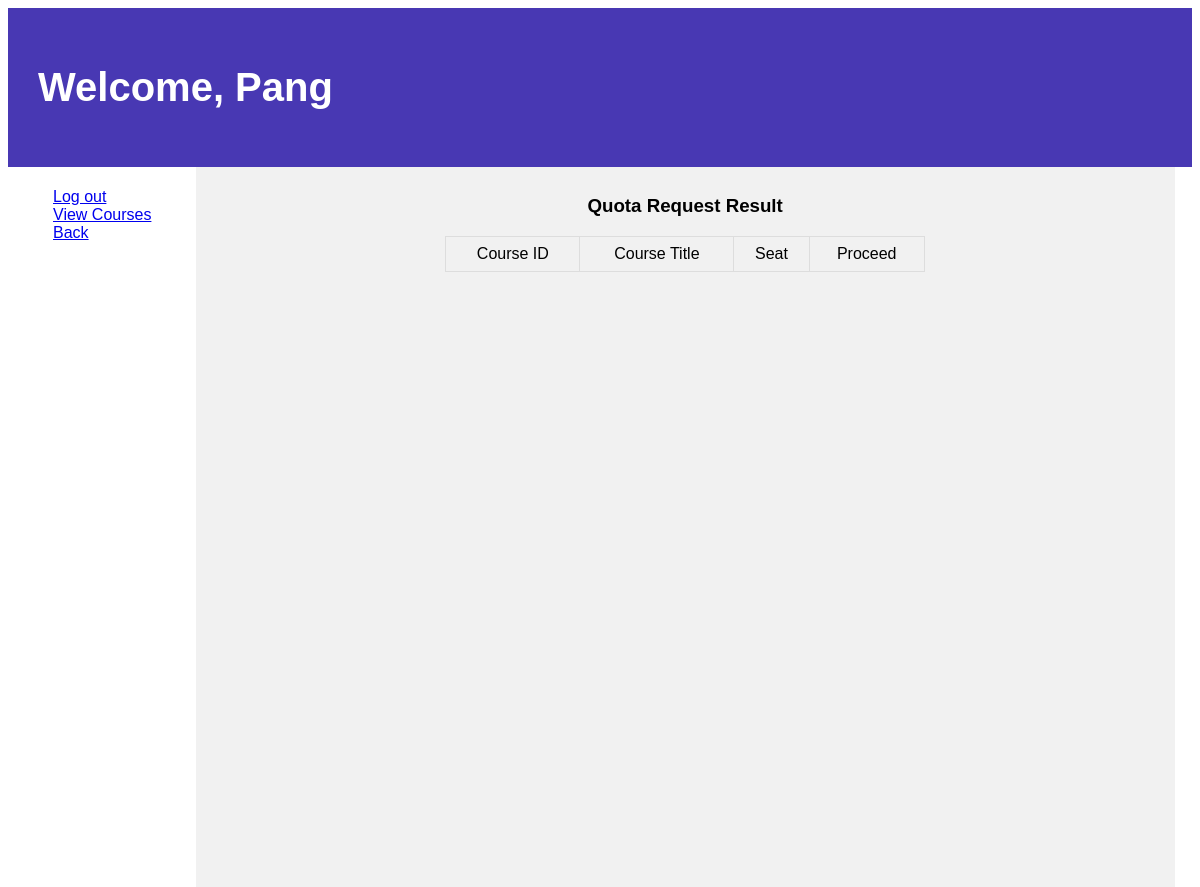
The page /quota/ (signed in) on the database as committed earlier.
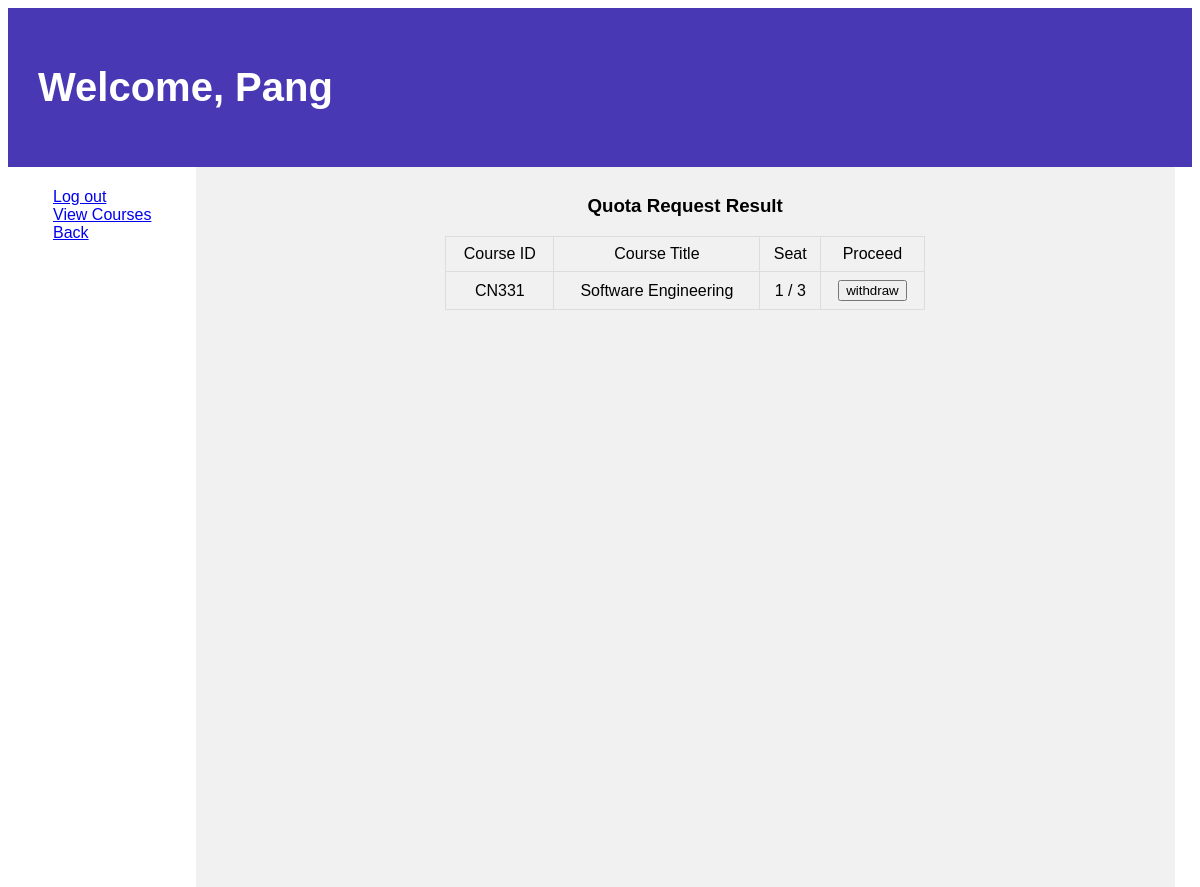
The same page on the database as committed later.
### courses/models.py (models this page shows, shortened)
class Course(models.Model):
    c_id = models.CharField(max_length=5, unique=True, default="CN000")
    title = models.CharField(max_length=64, null=True, blank=True)
    semmester = models.IntegerField(null=True, blank=True)
    year = models.IntegerField(null=True, blank=True)
    seat_count = models.IntegerField(default=0, null=True, blank=True)
    max_seat = models.IntegerField(null=True, blank=True)
    quota = models.BooleanField(default=True)
    attend = models.ManyToManyField(User, blank=True)

### students/views.py (the view)
# urls.py: path('quota/', views.quota, name='quota'),
def quota(request):
    course = Course.objects.all()
    User = get_user_model()
    users = User.objects.all()
    return render(request, "students/quota.html", {
        "course": course,
        "User" : users
    })

### students/templates/students/quota.html (shortened to what this page needs)
{% extends 'students/layout.html' %}
{% block body %}
<header>
  <h1> Welcome, {{ request.user.first_name }}</h1>
</header>
<section>
  <nav>
    <ul>
      <a href="{% url 'logout' %}">Log out</a>
      <br>
      <a href="{% url 'c_index' %}">View Courses</a>
      <br>
      <a href="{% url 'index' %}">Back</a>
    </ul>
  </nav>
  <article>
    <h3 align="center">Quota Request Result</h3>
    <table style="width:50%" align="center">
          <thead>
              <tr align="center">
                  <td>Course ID</td>
                  <td>Course Title</td>
                  <td>Seat</td>
                  <td>Proceed</td>
              </tr>
          </thead>
          {% for class in course %}
          {% if request.user in class.attend.all %}
          <tbody>
              <tr align="center">
                  <td>{{ class.c_id }}</td>
                  <td>{{ class.title }}</td>
                  <td>{{ class.seat_count }} / {{class.max_seat}}</td>
                  <td><form action="{% url 'cancel' class.id %}" method="POST">
                  <input type="submit" value="withdraw">
                </td>
              </tr>
          </tbody>
          {% endif%}
          {% endfor %}
    </table>
  </article>
</section>
{% endblock %}

Rows that differ between the two databases and show on the page:
now on this page (row edited): Course: c_id "CN331", title "Software Engineering", seat_count "1", max_seat "3"
